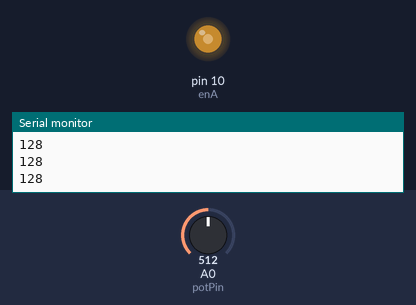
Bench run of a sketch on a simulated Arduino Uno, built with avr-gcc and run on an emulated ATmega328P. Shown: output pins drawn as LEDs (lit = HIGH), the last lines printed to the serial monitor. Inputs (shaded band) come from the test bench; at power-on: A0 (potPin) = 512.

Above: at 1.2 s.
1.3 s: A0 (potPin) set to 716
At 1.9 s:
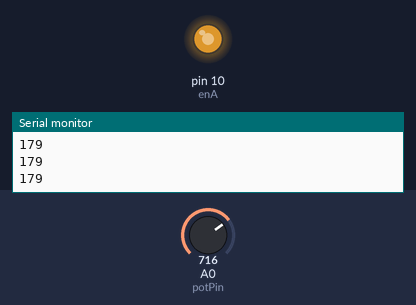
2.8 s: A0 (potPin) set to 900
At 3.2 s:
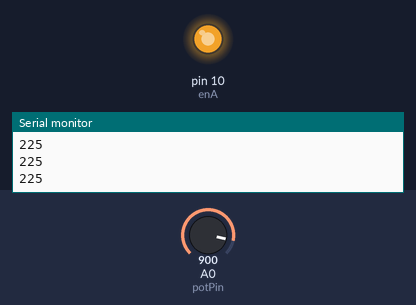
4.3 s: A0 (potPin) set to 122
At 5.5 s:
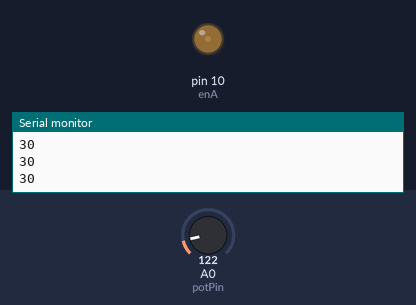
5.8 s: A0 (potPin) set to 0
At 7.0 s:
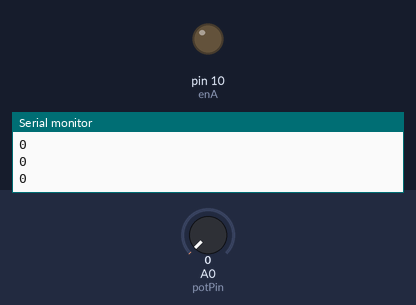
Timing chart, 0 to 8.3 s (numbered marks = the images above; inputs shaded):
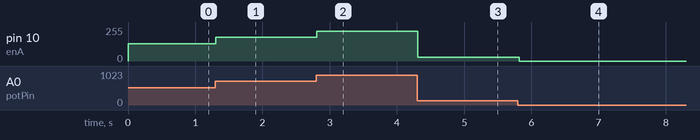

Measured:
- after the input at 1.3 s, pin 10 (enA): 128/255 → 179/255 at once
- after the input at 2.8 s, pin 10 (enA): 179/255 → 225/255 at once
- after the input at 4.3 s, pin 10 (enA): 225/255 → 30/255 at once
- after the input at 5.8 s, pin 10 (enA): 30/255 → 0/255 at once

The sketch:

fan_pontentiometer.ino
```cpp
// C++ code
//
int enA = 10;
int in1 = 9;
int in2 = 8;
int potPin = 0;
int potVal;
int potValN;

void setup()
{
  pinMode(enA, OUTPUT);
  pinMode(in1, INPUT);
  pinMode(in2, INPUT);

  digitalWrite(in1, LOW);
  digitalWrite(in2, LOW);

  Serial.begin(9600);
}

void loop()
{
  speedControl();
  delay(100);
}

void speedControl(){
  digitalWrite(in1, HIGH);
  digitalWrite(in2, LOW);

  potVal = analogRead(potPin);
  potValN = potVal/4;
  Serial.println(potValN);

  analogWrite(enA, potValN);
}
```
